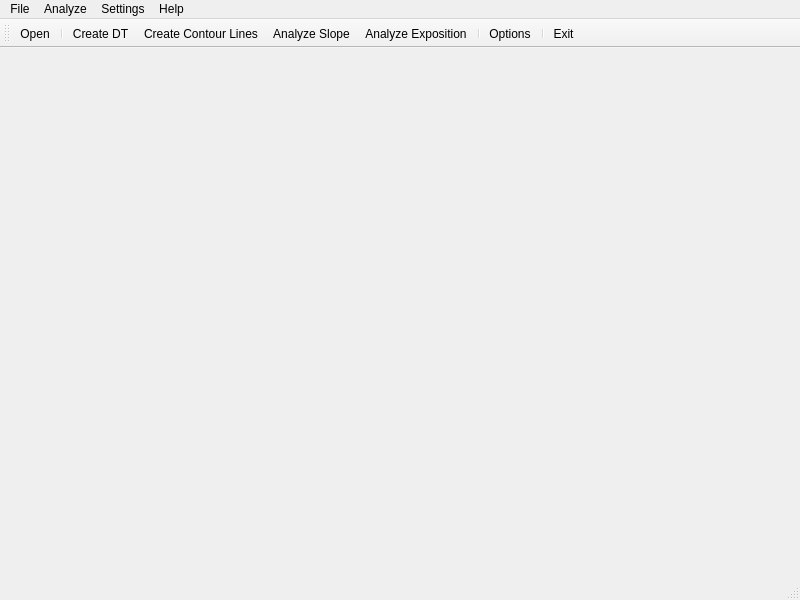
<?xml version="1.0" encoding="UTF-8"?>
<ui version="4.0">
 <class>MainForm</class>
 <widget class="QMainWindow" name="MainForm">
  <property name="geometry">
   <rect>
    <x>0</x>
    <y>0</y>
    <width>800</width>
    <height>600</height>
   </rect>
  </property>
  <property name="windowTitle">
   <string>DTM analysis</string>
  </property>
  <widget class="QWidget" name="centralwidget">
   <layout class="QHBoxLayout" name="horizontalLayout">
    <item>
     <widget class="Draw" name="Canvas" native="true">
      <property name="sizePolicy">
       <sizepolicy hsizetype="Expanding" vsizetype="Expanding">
        <horstretch>0</horstretch>
        <verstretch>0</verstretch>
       </sizepolicy>
      </property>
     </widget>
    </item>
   </layout>
  </widget>
  <widget class="QMenuBar" name="menubar">
   <property name="geometry">
    <rect>
     <x>0</x>
     <y>0</y>
     <width>800</width>
     <height>18</height>
    </rect>
   </property>
   <widget class="QMenu" name="menuFile">
    <property name="title">
     <string>File</string>
    </property>
    <addaction name="actionOpen"/>
    <addaction name="separator"/>
    <addaction name="actionExit"/>
   </widget>
   <widget class="QMenu" name="menuAnalyze">
    <property name="title">
     <string>Analyze</string>
    </property>
    <addaction name="actionCreate_DT"/>
    <addaction name="actionCreate_Contour_Lines"/>
    <addaction name="actionAnalyze_Slope"/>
    <addaction name="actionAnalyze_Exposition"/>
   </widget>
   <widget class="QMenu" name="menuSettings">
    <property name="title">
     <string>Settings</string>
    </property>
    <addaction name="actionOptions"/>
   </widget>
   <widget class="QMenu" name="menuHelp">
    <property name="title">
     <string>Help</string>
    </property>
    <addaction name="actionAbout"/>
   </widget>
   <addaction name="menuFile"/>
   <addaction name="menuAnalyze"/>
   <addaction name="menuSettings"/>
   <addaction name="menuHelp"/>
  </widget>
  <widget class="QStatusBar" name="statusbar"/>
  <widget class="QToolBar" name="toolBar">
   <property name="windowTitle">
    <string>toolBar</string>
   </property>
   <attribute name="toolBarArea">
    <enum>TopToolBarArea</enum>
   </attribute>
   <attribute name="toolBarBreak">
    <bool>false</bool>
   </attribute>
   <addaction name="actionOpen"/>
   <addaction name="separator"/>
   <addaction name="actionCreate_DT"/>
   <addaction name="actionCreate_Contour_Lines"/>
   <addaction name="actionAnalyze_Slope"/>
   <addaction name="actionAnalyze_Exposition"/>
   <addaction name="separator"/>
   <addaction name="actionOptions"/>
   <addaction name="separator"/>
   <addaction name="actionExit"/>
  </widget>
  <action name="actionOpen">
   <property name="icon">
    <iconset resource="res.qrc">
     <normaloff>:/icons/icons/open_file.png</normaloff>:/icons/icons/open_file.png</iconset>
   </property>
   <property name="text">
    <string>Open</string>
   </property>
   <property name="toolTip">
    <string>Open point cloud</string>
   </property>
   <property name="shortcut">
    <string>Ctrl+O</string>
   </property>
  </action>
  <action name="actionExit">
   <property name="icon">
    <iconset resource="res.qrc">
     <normaloff>:/icons/icons/exit.png</normaloff>:/icons/icons/exit.png</iconset>
   </property>
   <property name="text">
    <string>Exit</string>
   </property>
  </action>
  <action name="actionCreate_DT">
   <property name="icon">
    <iconset resource="res.qrc">
     <normaloff>:/icons/icons/triangles2.png</normaloff>:/icons/icons/triangles2.png</iconset>
   </property>
   <property name="text">
    <string>Create DT</string>
   </property>
  </action>
  <action name="actionCreate_Contour_Lines">
   <property name="icon">
    <iconset resource="res.qrc">
     <normaloff>:/icons/icons/contours2.png</normaloff>:/icons/icons/contours2.png</iconset>
   </property>
   <property name="text">
    <string>Create Contour Lines</string>
   </property>
  </action>
  <action name="actionAnalyze_Slope">
   <property name="icon">
    <iconset resource="res.qrc">
     <normaloff>:/icons/icons/slope2.png</normaloff>:/icons/icons/slope2.png</iconset>
   </property>
   <property name="text">
    <string>Analyze Slope</string>
   </property>
  </action>
  <action name="actionAnalyze_Exposition">
   <property name="icon">
    <iconset resource="res.qrc">
     <normaloff>:/icons/icons/orientation2.png</normaloff>:/icons/icons/orientation2.png</iconset>
   </property>
   <property name="text">
    <string>Analyze Exposition</string>
   </property>
   <property name="toolTip">
    <string>Analyze Exposition</string>
   </property>
  </action>
  <action name="actionAbout">
   <property name="text">
    <string>About DTM analysis</string>
   </property>
  </action>
  <action name="actionOptions">
   <property name="icon">
    <iconset resource="res.qrc">
     <normaloff>:/icons/icons/settings.png</normaloff>:/icons/icons/settings.png</iconset>
   </property>
   <property name="text">
    <string>Options...</string>
   </property>
   <property name="toolTip">
    <string>Options</string>
   </property>
  </action>
 </widget>
 <customwidgets>
  <customwidget>
   <class>Draw</class>
   <extends>QWidget</extends>
   <header>draw.h</header>
   <container>1</container>
  </customwidget>
 </customwidgets>
 <resources>
  <include location="res.qrc"/>
 </resources>
 <connections/>
</ui>
